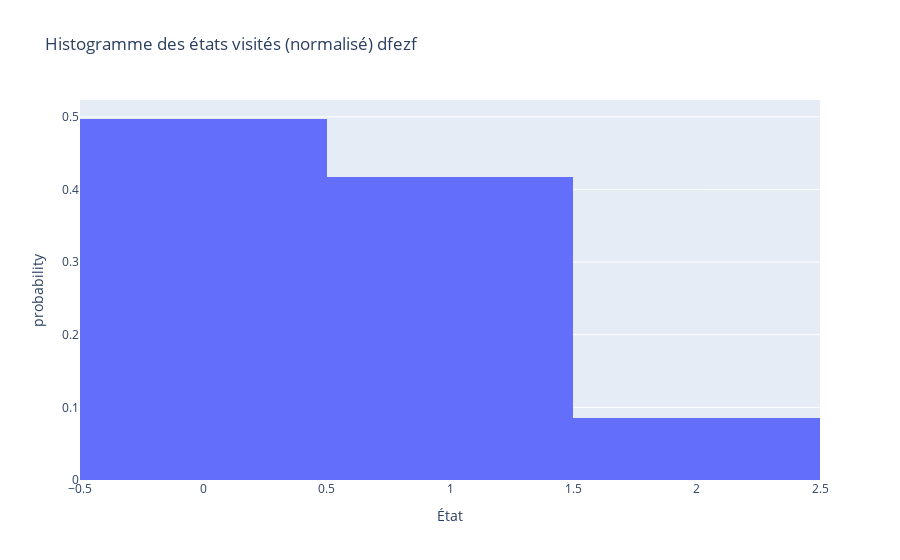

The notebook cell this image was saved under:
### Markdown cell above
3\. Simulate a trajectory of the chain for $n_{\max} = 2000$ starting from $X(0) = 1$. Plot the histogram of the states visited by the chain.

### Code cell
workflow_2.simulate_dthmc(n_max=2000)

### Figure 1 — Plotly figure (JSON) as saved in the notebook; plotly's stock layout.template omitted (floating-point values rounded to 4 significant figures; data arrays with more than 128 entries replaced by an {"elided": "..."} marker saying what was removed)
{"data": [{"alignmentgroup": "True", "bingroup": "x", "histnorm": "probability", "hovertemplate": "État=%{x}<br>probability=%{y}<extra></extra>", "legendgroup": "", "marker": {"color": "#636efa", "pattern": {"shape": ""}}, "name": "", "offsetgroup": "", "orientation": "v", "showlegend": false, "type": "histogram", "x": {"elided": "2000 int values"}, "xaxis": "x", "yaxis": "y"}], "layout": {"barmode": "relative", "legend": {"tracegroupgap": 0}, "title": {"text": "Histogramme des états visités (normalisé) dfezf"}, "xaxis": {"anchor": "y", "domain": [0, 1], "title": {"text": "État"}}, "yaxis": {"anchor": "x", "domain": [0, 1], "title": {"text": "probability"}}}}
